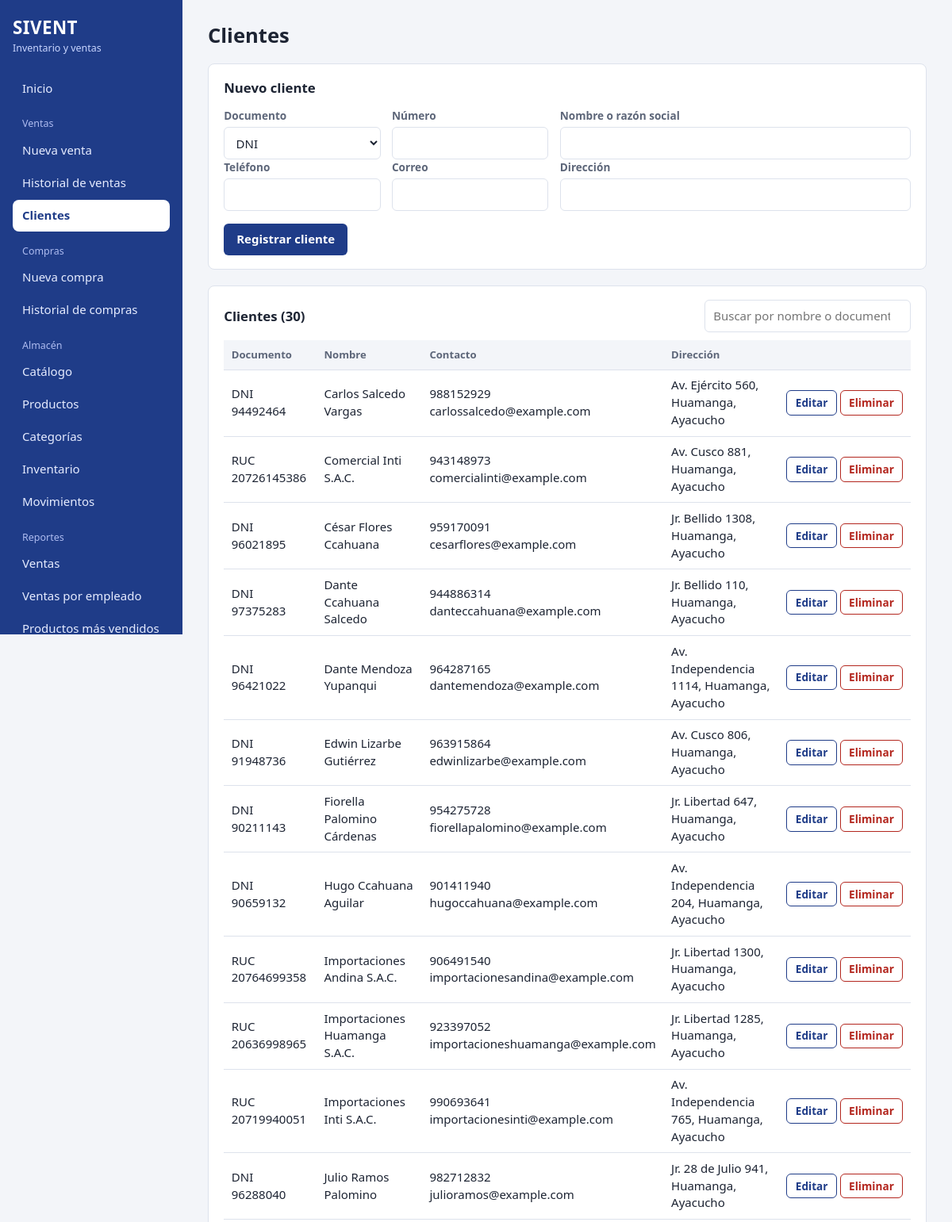
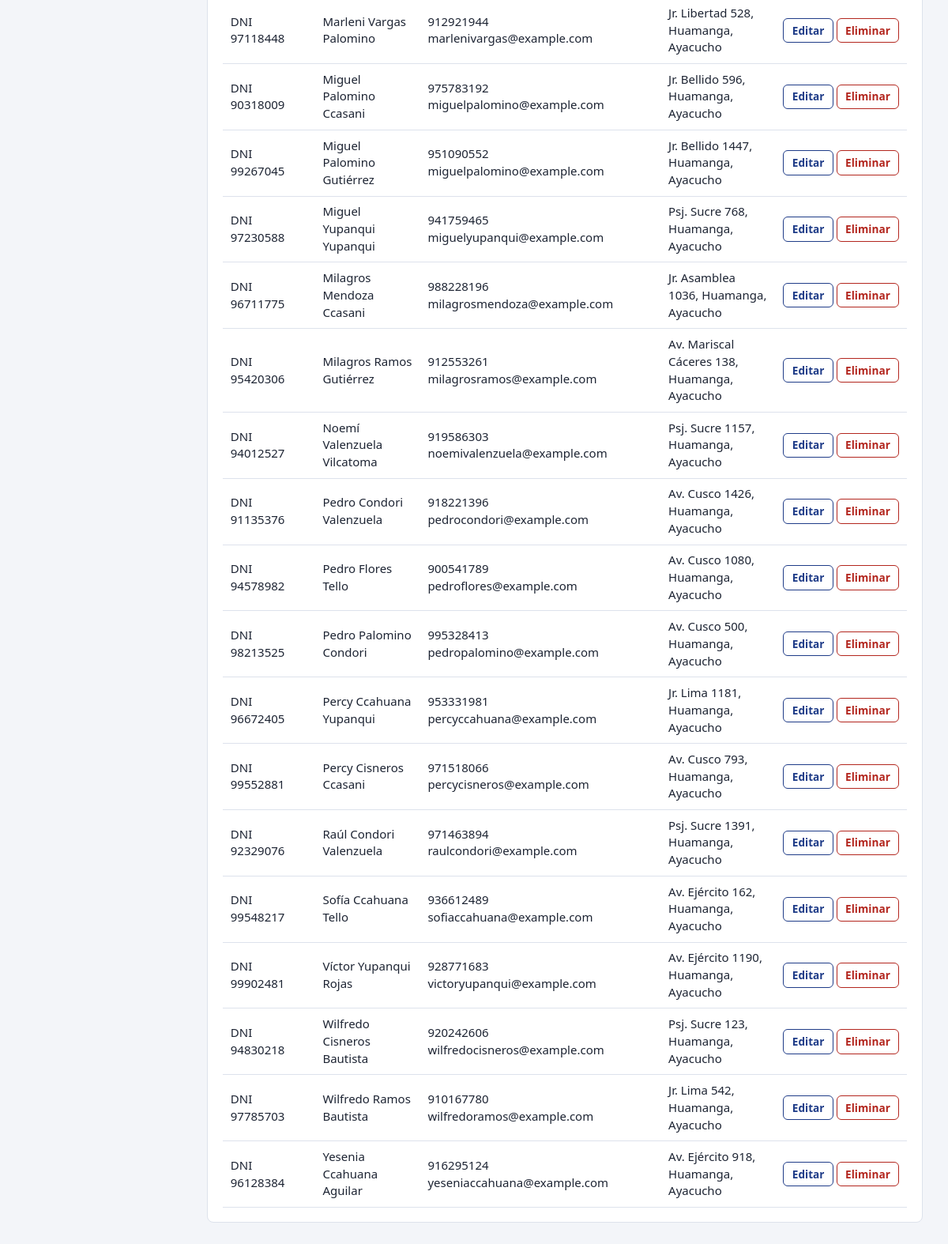
Screenshot of /clientes (signed in) with the database file from the repository (2 pictures, top to bottom).
### tables this page shows
CREATE TABLE clientes(
    id INTEGER PRIMARY KEY AUTOINCREMENT,
    tipo_documento TEXT NOT NULL DEFAULT 'DNI' CHECK(tipo_documento IN ('DNI','RUC','CE','OTRO')),
    numero_documento TEXT NOT NULL,
    nombre TEXT NOT NULL,
    telefono TEXT NOT NULL DEFAULT '',
    email TEXT NOT NULL DEFAULT '',
    direccion TEXT NOT NULL DEFAULT '',
    activo INTEGER NOT NULL DEFAULT 1,
    UNIQUE(tipo_documento, numero_documento)
);

### clientes.py (the view)
@bp.route("/clientes")
@requiere("clientes")
def lista():
    con = get_db()
    filas = con.execute("""SELECT id, tipo_documento, numero_documento, nombre, telefono, email, direccion
                           FROM clientes WHERE activo=1 ORDER BY nombre""").fetchall()
    con.close()
    return render_template("clientes.html", clientes=filas)

### app.py (called while the page is built)
@app.after_request
def cabeceras(resp):
    resp.headers.setdefault("X-Content-Type-Options", "nosniff")
    resp.headers.setdefault("X-Frame-Options", "SAMEORIGIN")
    resp.headers.setdefault("Referrer-Policy", "same-origin")
    return resp

### auth.py (called while the page is built)
def csrf_token():
    if "csrf" not in session:
        session["csrf"] = secrets.token_hex(16)
    return session["csrf"]

def requiere(*modulos):
    def deco(f):
        @wraps(f)
        def w(*a, **k):
            if g.user is None:
                if request.path.startswith("/api/"):
                    return jsonify(error="Sesión expirada. Inicie sesión de nuevo."), 401
                return redirect(url_for("login", next=request.path))
            if modulos and not any(m in g.user["permisos"] for m in modulos):
                abort(403)
            return f(*a, **k)
        return w
    return deco

### db.py (called while the page is built)
def get_db():
    con = sqlite3.connect(DB_PATH, timeout=10, isolation_level=None)
    con.row_factory = sqlite3.Row
    con.execute("PRAGMA foreign_keys = ON;")
    con.execute("PRAGMA journal_mode = WAL;")
    return con

### templates/clientes.html (shortened to what this page needs)
{% extends 'base.html' %}
{% block content %}
<h1>Clientes</h1>
<form method="post" action="{{ url_for('clientes.guardar') }}" class="panel" data-crud="cliente">
  <h2 class="crud-titulo">Nuevo cliente</h2>
  <div class="fila-campos">
    <div class="campo"><label for="k-tipo">Documento</label>
      <select id="k-tipo" name="tipo_documento"><option>DNI</option><option>RUC</option><option value="CE">Carné de extranjería</option><option value="OTRO">Otro</option></select></div>
    <div class="campo"><label for="k-num">Número</label><input id="k-num" name="numero_documento" required maxlength="20"></div>
    <div class="campo ancho"><label for="k-nombre">Nombre o razón social</label><input id="k-nombre" name="nombre" required></div>
  </div>
  <div class="fila-campos">
    <div class="campo"><label for="k-tel">Teléfono</label><input id="k-tel" name="telefono" maxlength="30"></div>
    <div class="campo"><label for="k-mail">Correo</label><input id="k-mail" name="email" type="email"></div>
    <div class="campo ancho"><label for="k-dir">Dirección</label><input id="k-dir" name="direccion"></div>
  </div>
  <div class="acciones">
    <button class="btn crud-enviar">Registrar cliente</button>
  </div>
</form>
<section class="panel">
  <div class="cabecera-tabla">
    <h2>Clientes ({{ clientes|length }})</h2>
    <input type="search" data-filtro="#tabla-clientes" placeholder="Buscar por nombre o documento" aria-label="Buscar cliente">
  </div>
  {% if clientes %}
  <div class="tabla-scroll">
  <table id="tabla-clientes">
    <thead><tr><th>Documento</th><th>Nombre</th><th>Contacto</th><th>Dirección</th><th></th></tr></thead>
    <tbody>
    {% for c in clientes %}
      <tr data-json='{{ {"id": c.id, "tipo_documento": c.tipo_documento, "numero_documento": c.numero_documento, "nombre": c.nombre, "telefono": c.telefono, "email": c.email, "direccion": c.direccion}|tojson }}'>
        <td>{{ c.tipo_documento }} {{ c.numero_documento }}</td><td>{{ c.nombre }}</td>
        <td>{{ c.telefono }}{% if c.telefono and c.email %}<br>{% endif %}{{ c.email }}</td><td>{{ c.direccion }}</td>
        <td class="acc">
          <button type="button" class="btn sec chico js-editar">Editar</button>
          <form method="post" action="{{ url_for('clientes.eliminar', cid=c.id) }}" class="en-linea js-confirm" data-confirm="¿Eliminar a &quot;{{ c.nombre }}&quot;? Sus ventas anteriores se conservan.">
            <input type="hidden" name="csrf" value="{{ csrf_token() }}"><button class="btn peligro chico">Eliminar</button>
          </form>
        </td>
      </tr>
    {% endfor %}
    </tbody>
  </table>
  </div>
  {% else %}<p class="vacio">Aún no hay clientes registrados.</p>{% endif %}
</section>
{% endblock %}

### static/css/style.css (style rules this page uses)
:root { --bg: #f3f5f9; --surface: #fff; --ink: #1d2433; --muted: #5d6679; --line: #dde2ec; --azul: #1f3c88; --azul-osc: #163172; --verde: #2e7d4f; --verde-osc: #256640; --rojo: #b3261e; --ambar: #9a5b00; --ambar-bg: #fff3dc; --radio: 8px; }
* { box-sizing: border-box; }
html { font-family: "Segoe UI", system-ui, -apple-system, Roboto, sans-serif; color: var(--ink); background: var(--bg); }
body { margin: 0; font-size: 15px; line-height: 1.45; }
h1 { font-size: 1.6rem; margin: 0 0 1.1rem; }
h2 { font-size: 1.05rem; margin: 0 0 .8rem; }
.panel { background: var(--surface); border: 1px solid var(--line); border-radius: var(--radio); padding: 1.1rem 1.2rem; margin-bottom: 1.2rem; }
label { display: block; font-size: .85rem; color: var(--muted); margin: .7rem 0 .25rem; font-weight: 600; }
input, select { width: 100%; padding: .55rem .65rem; border: 1px solid var(--line); border-radius: 6px; font: inherit; color: var(--ink); background: var(--surface); }
.fila-campos { display: flex; flex-wrap: wrap; gap: .9rem; align-items: flex-end; }
.fila-campos .campo { flex: 1 1 130px; }
.fila-campos .campo.ancho { flex: 3 1 240px; }
.fila-campos label { margin-top: 0; }
.acciones { display: flex; gap: .6rem; flex-wrap: wrap; margin-top: 1rem; align-items: center; }
.btn { display: inline-block; padding: .55rem 1rem; border: 0; border-radius: 6px; background: var(--azul); color: #fff; font: inherit; font-weight: 600; cursor: pointer; text-decoration: none; text-align: center; }
.btn.sec { background: transparent; color: var(--azul); border: 1px solid var(--azul); }
.btn.peligro { background: transparent; color: var(--rojo); border: 1px solid var(--rojo); }
.btn.chico { padding: .3rem .65rem; font-size: .85rem; }
.en-linea { display: inline; }
.cabecera-tabla { display: flex; justify-content: space-between; align-items: center; gap: 1rem; flex-wrap: wrap; margin-bottom: .6rem; }
.cabecera-tabla h2 { margin: 0; }
.cabecera-tabla input { max-width: 260px; }
.tabla-scroll { overflow-x: auto; }
table { width: 100%; border-collapse: collapse; }
th, td { padding: .55rem .6rem; text-align: left; border-bottom: 1px solid var(--line); vertical-align: middle; }
thead th { background: var(--bg); font-size: .82rem; color: var(--muted); position: sticky; top: 0; }
td.acc { white-space: nowrap; text-align: right; }
@media (prefers-reduced-motion: no-preference) { .btn, .side nav a { transition: background .15s; } }

### rows the page displays
clientes: tipo_documento "DNI", numero_documento "94492464", nombre "Carlos Salcedo Vargas", telefono "988152929", email "carlossalcedo@example.com", direccion "Av. Ejército 560, Huamanga, Ayacucho"
clientes: tipo_documento "RUC", numero_documento "20726145386", nombre "Comercial Inti S.A.C.", telefono "943148973", email "comercialinti@example.com", direccion "Av. Cusco 881, Huamanga, Ayacucho"
clientes: tipo_documento "DNI", numero_documento "96021895", nombre "César Flores Ccahuana", telefono "959170091", email "cesarflores@example.com", direccion "Jr. Bellido 1308, Huamanga, Ayacucho"
clientes: tipo_documento "DNI", numero_documento "97375283", nombre "Dante Ccahuana Salcedo", telefono "944886314", email "danteccahuana@example.com", direccion "Jr. Bellido 110, Huamanga, Ayacucho"
clientes: tipo_documento "DNI", numero_documento "96421022", nombre "Dante Mendoza Yupanqui", telefono "964287165", email "dantemendoza@example.com", direccion "Av. Independencia 1114, Huamanga, Ayacucho"
clientes: tipo_documento "DNI", numero_documento "91948736", nombre "Edwin Lizarbe Gutiérrez", telefono "963915864", email "edwinlizarbe@example.com", direccion "Av. Cusco 806, Huamanga, Ayacucho"
clientes: tipo_documento "DNI", numero_documento "90211143", nombre "Fiorella Palomino Cárdenas", telefono "954275728", email "fiorellapalomino@example.com", direccion "Jr. Libertad 647, Huamanga, Ayacucho"
clientes: tipo_documento "DNI", numero_documento "90659132", nombre "Hugo Ccahuana Aguilar", telefono "901411940", email "hugoccahuana@example.com", direccion "Av. Independencia 204, Huamanga, Ayacucho"
clientes: tipo_documento "RUC", numero_documento "20764699358", nombre "Importaciones Andina S.A.C.", telefono "906491540", email "importacionesandina@example.com", direccion "Jr. Libertad 1300, Huamanga, Ayacucho"
clientes: tipo_documento "RUC", numero_documento "20636998965", nombre "Importaciones Huamanga S.A.C.", telefono "923397052", email "importacioneshuamanga@example.com", direccion "Jr. Libertad 1285, Huamanga, Ayacucho"
clientes: tipo_documento "RUC", numero_documento "20719940051", nombre "Importaciones Inti S.A.C.", telefono "990693641", email "importacionesinti@example.com", direccion "Av. Independencia 765, Huamanga, Ayacucho"
clientes: tipo_documento "DNI", numero_documento "96288040", nombre "Julio Ramos Palomino", telefono "982712832", email "julioramos@example.com", direccion "Jr. 28 de Julio 941, Huamanga, Ayacucho"
clientes: tipo_documento "DNI", numero_documento "97118448", nombre "Marleni Vargas Palomino", telefono "912921944", email "marlenivargas@example.com", direccion "Jr. Libertad 528, Huamanga, Ayacucho"
clientes: tipo_documento "DNI", numero_documento "90318009", nombre "Miguel Palomino Ccasani", telefono "975783192", email "miguelpalomino@example.com", direccion "Jr. Bellido 596, Huamanga, Ayacucho"
clientes: tipo_documento "DNI", numero_documento "99267045", nombre "Miguel Palomino Gutiérrez", telefono "951090552", email "miguelpalomino@example.com", direccion "Jr. Bellido 1447, Huamanga, Ayacucho"
clientes: tipo_documento "DNI", numero_documento "97230588", nombre "Miguel Yupanqui Yupanqui", telefono "941759465", email "miguelyupanqui@example.com", direccion "Psj. Sucre 768, Huamanga, Ayacucho"
clientes: tipo_documento "DNI", numero_documento "96711775", nombre "Milagros Mendoza Ccasani", telefono "988228196", email "milagrosmendoza@example.com", direccion "Jr. Asamblea 1036, Huamanga, Ayacucho"
clientes: tipo_documento "DNI", numero_documento "95420306", nombre "Milagros Ramos Gutiérrez", telefono "912553261", email "milagrosramos@example.com", direccion "Av. Mariscal Cáceres 138, Huamanga, Ayacucho"
clientes: tipo_documento "DNI", numero_documento "94012527", nombre "Noemí Valenzuela Vilcatoma", telefono "919586303", email "noemivalenzuela@example.com", direccion "Psj. Sucre 1157, Huamanga, Ayacucho"
clientes: tipo_documento "DNI", numero_documento "91135376", nombre "Pedro Condori Valenzuela", telefono "918221396", email "pedrocondori@example.com", direccion "Av. Cusco 1426, Huamanga, Ayacucho"
clientes: tipo_documento "DNI", numero_documento "94578982", nombre "Pedro Flores Tello", telefono "900541789", email "pedroflores@example.com", direccion "Av. Cusco 1080, Huamanga, Ayacucho"
clientes: tipo_documento "DNI", numero_documento "98213525", nombre "Pedro Palomino Condori", telefono "995328413", email "pedropalomino@example.com", direccion "Av. Cusco 500, Huamanga, Ayacucho"
clientes: tipo_documento "DNI", numero_documento "96672405", nombre "Percy Ccahuana Yupanqui", telefono "953331981", email "percyccahuana@example.com", direccion "Jr. Lima 1181, Huamanga, Ayacucho"
clientes: tipo_documento "DNI", numero_documento "99552881", nombre "Percy Cisneros Ccasani", telefono "971518066", email "percycisneros@example.com", direccion "Av. Cusco 793, Huamanga, Ayacucho"
clientes: tipo_documento "DNI", numero_documento "92329076", nombre "Raúl Condori Valenzuela", telefono "971463894", email "raulcondori@example.com", direccion "Psj. Sucre 1391, Huamanga, Ayacucho"
clientes: tipo_documento "DNI", numero_documento "99548217", nombre "Sofía Ccahuana Tello", telefono "936612489", email "sofiaccahuana@example.com", direccion "Av. Ejército 162, Huamanga, Ayacucho"
clientes: tipo_documento "DNI", numero_documento "99902481", nombre "Víctor Yupanqui Rojas", telefono "928771683", email "victoryupanqui@example.com", direccion "Av. Ejército 1190, Huamanga, Ayacucho"
clientes: tipo_documento "DNI", numero_documento "94830218", nombre "Wilfredo Cisneros Bautista", telefono "920242606", email "wilfredocisneros@example.com", direccion "Psj. Sucre 123, Huamanga, Ayacucho"
clientes: tipo_documento "DNI", numero_documento "97785703", nombre "Wilfredo Ramos Bautista", telefono "910167780", email "wilfredoramos@example.com", direccion "Jr. Lima 542, Huamanga, Ayacucho"
clientes: tipo_documento "DNI", numero_documento "96128384", nombre "Yesenia Ccahuana Aguilar", telefono "916295124", email "yeseniaccahuana@example.com", direccion "Av. Ejército 918, Huamanga, Ayacucho"

### other values shown
{{ texto }} "Inicio Nueva venta Historial de ventas Clientes Nueva compra Historial de compras Catálogo Productos Categorías Inventario Movimientos Ventas Ventas por empleado Productos más vendidos"
{{ clientes|length }} "30"
